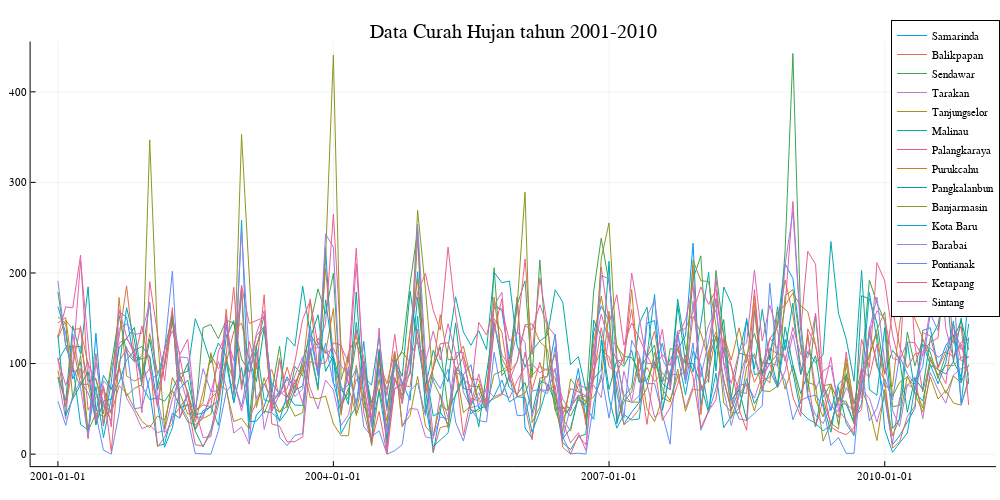

Notebook code for this chart:
### Code cell
#data kota sendawar, banjarmasin, dan kotabaru
plot(bulan1, datamcurah[1:120,:], size=(1000,500),labels=["Samarinda" "Balikpapan" "Sendawar" "Tarakan" "Tanjungselor" "Malinau" "Palangkaraya" "Purukcahu" "Pangkalanbun" "Banjarmasin" "Kota Baru" "Barabai" "Pontianak" "Ketapang" "Sintang"], title="Data Curah Hujan tahun 2001-2010")
